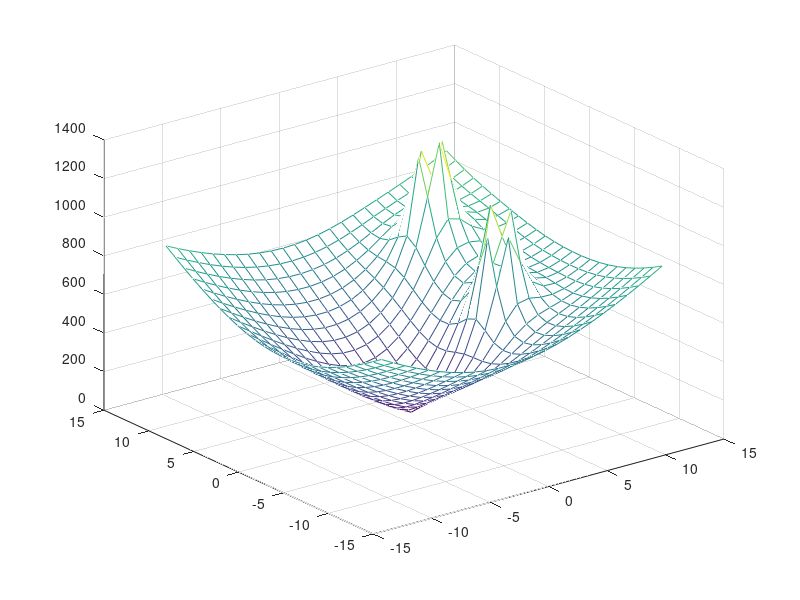
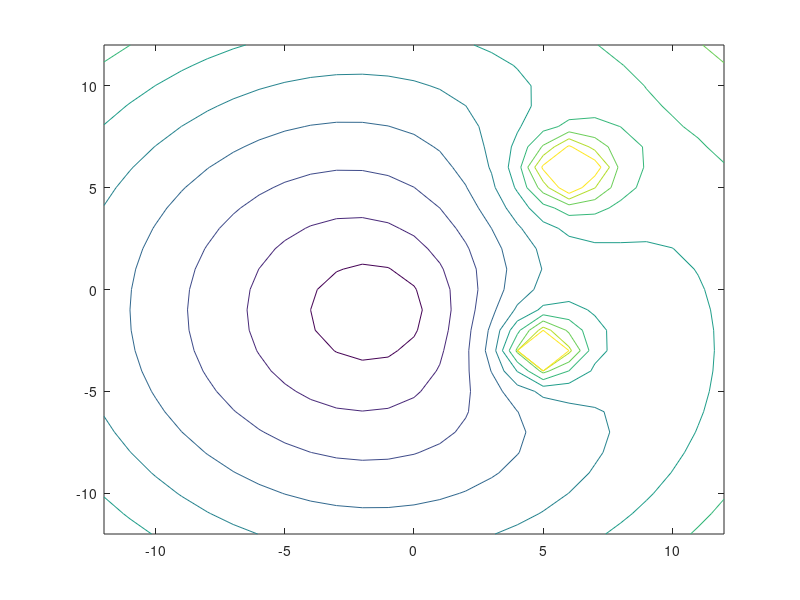
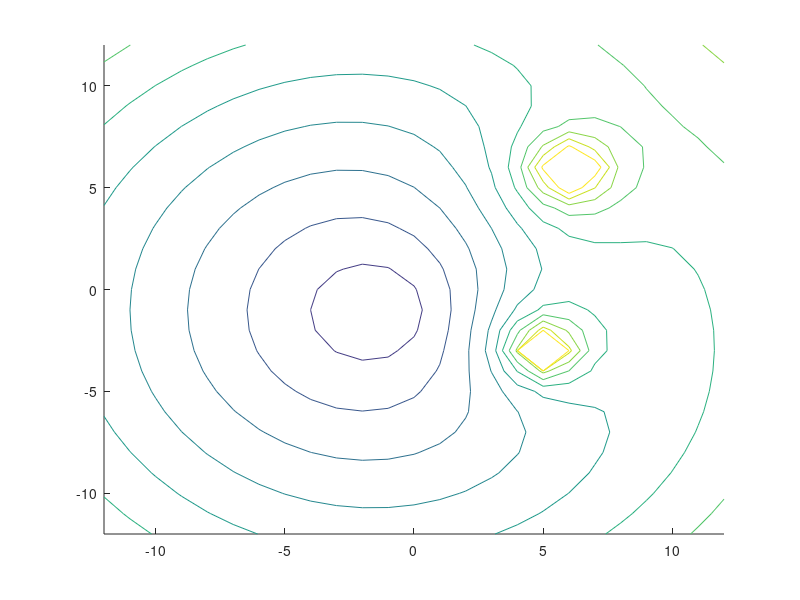
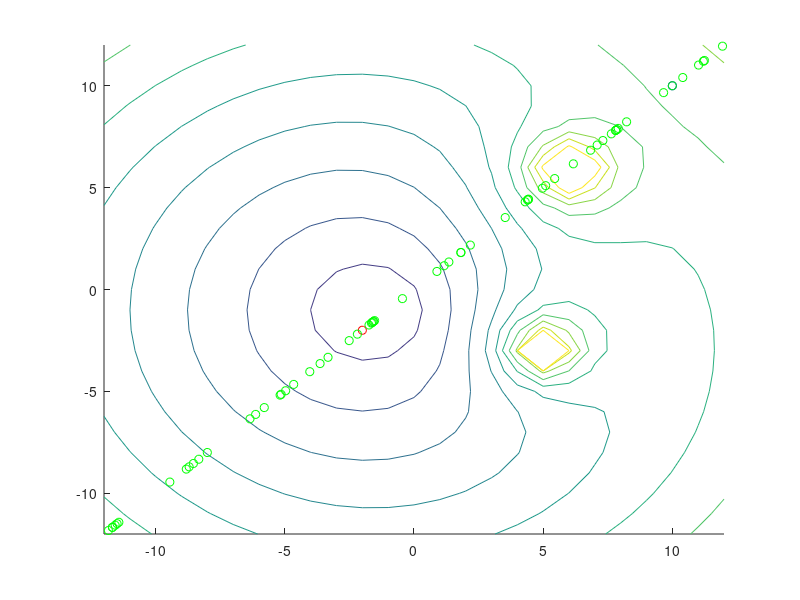

MATLAB code for these plots, in order: (Note: this script raises an error after producing the figures.)
% %Parameters
clc 
clear all 
close all
K=50; %attractive potential 
E=80; %repulsive potential
% area_width=12; %potential area width (m)
sx=10; % start pos x
sy=10; %start pos y
gx=-1; %goal pos x
gy=-2; %goal pos y
ox=[5 6]; %obstacle x pos
oy= [-3 6]; %obstacle y pos
% [x,y]= meshgrid(-12:.5:12); 
[x,y] = meshgrid(-12:1.0:12,-12:1.0:12);
r=((x-gx).^2+(y-gx).^2).^.5;%Distance to Goal
r1=((x-ox(1)).^2+(y-oy(1)).^2).^.5;%Distance to Obs1
r2=((x-ox(2)).^2+(y-oy(2)).^2).^.5;%Distance to Obs2
U=K.*r+E./r1*+E./r2;

%hold on
figure(1)
mesh(x,y,U);
figure(2)
contour(x,y,U);
[Ux,Uy]=gradient(U,1.0);
% Ux=diff(U,x,1.0);
% Uy=diff(U,y,1.0);
% [J]=-gradient(U);
% gradx=zeros(49,49);
% grady=zeros(49,49);
% i=0;
% j=0;
% for x0=-24:1:24
%     i=i+1;
%     for y0=-24:1:24
%         j=j+1;
%         t = (x == x0*.5) & (y == y0*.5);
%         indt = find(t);
%         U_grad = [Ux(indt) Uy(indt)];
%         gradx(i,j)=U_grad(1);
%         grady(i,j)=U_grad(2);
%       
%     end
% 
% end
% gradx=grad(:,1);
% grady=grad(:,2);
% hold on
[u,v,w] = surfnorm(x,y,U);
% figure(3)
% [x1,y1]=meshgrid(
% quiver(x,y,0.1*Ux,0.1*Uy)
% quiver3(x,y,U,u,v,w,0.5)

% set(h1,'AutoScale','on', 'AutoScaleFactor', 0.5)
%plot(Ux,Uy);s
%quiver(x,y,Ux,Uy)
%plot(Ux,Uy);
xnew=0;
ynew=0;
i=1;
iter=0;
% x=-2;
% y=2;

% maxiter=100;
errx=1;
erry=1;
alpha=.1;
tol=.75;
xi=sx;
yi=sy;
gvecx=[];
gvecy=[];
%while errx>tol && erry>tol
% while xi~=gx && yi~=gy
%%
figure(4)
hold on
contour(x,y,U)
scatter(sx,sy,'b')
scatter(gy,gy,'r')

for i=1:25 %used to say -12:.5:12 
   
      for j=1:25
            

            xnew=xi-alpha*Ux(i,j);
%             errx = abs((xnew-xi)/xi);
            ynew=yi-alpha*Uy(i,j);
%             err = abs((ynew-yi)/yi);

            gvecx=[gvecx;xi];
            gvecy=[gvecy;yi];

            iter=iter+1;
            j=j+1;
            scatter(xi,yi,'g')
            if xi<=gx+tol && xi>=gx-tol && yi<=gy+tol && yi>=gy-tol
                disp('Goal Reached');
                disp(xi);
                disp(yi);
                
                
        
            end
            xi=xnew;
            yi=xnew;
          
%         disp("x is")
%         disp(x)
%         disp("y is")
%         disp(y)
          
%         end
      end
      i=i+1;
      
end
hold off
 

%r=zeros(length(gvecx));
%plot3(gvecx,gvecy,r)
figure(3)
hold on 
%scatter(gvecx,gvecy);
quiver3(x,y,U,u,v,w,0.5)
contour(x,y,U);
circle(5,-3,sqrt(2)/2);
circle(6,6,sqrt(2)/2);
circle(gx,gx,.5)
circle(sx,sy,.5)
hold off

% plot3(gvecx,gvecy,U);
%hold off
% figure(2)
% hold on
% contour(x,y,U)
% quiver(x,y,Ux,Uy)
% hold off
%%
syms xs ys
Iter=0;
Maxiter=25;
Udx=((50*(xs-1))/(xs^2-2*xs+ys^2+5-4*ys)^.5)-((80*(xs-5))/(xs^2-10*xs+ys^2+34-6*ys)^1.5)-((80*(xs-6))/(xs^2-12*xs+ys^2+72-12*ys)^1.5);
Udy=((50*(ys-2))/(ys^2-4*ys+xs^2+5-2*xs)^.5)-((80*(ys-3))/(ys^2-6*ys+xs^2+34-10*xs)^1.5)-((80*(ys-6))/(ys^2-12*ys+xs^2+72-12*xs)^1.5);
while Iter<Maxiter
    xs=xs-alpha*Udx(xs,yi);
    ys=ys-alpha*Udx(xs,ys);
    disp("Iter=");
    disp(Iter);
    disp("xi=")
    disp(xs);
    disp("yi=");
    disp(ys);
end
%%
function circle (xc,yc,r)
ang=0:.01:2*pi;
xp=r*cos(ang);
yp=r*sin(ang);
plot(xc+xp,yc+yp);
end
